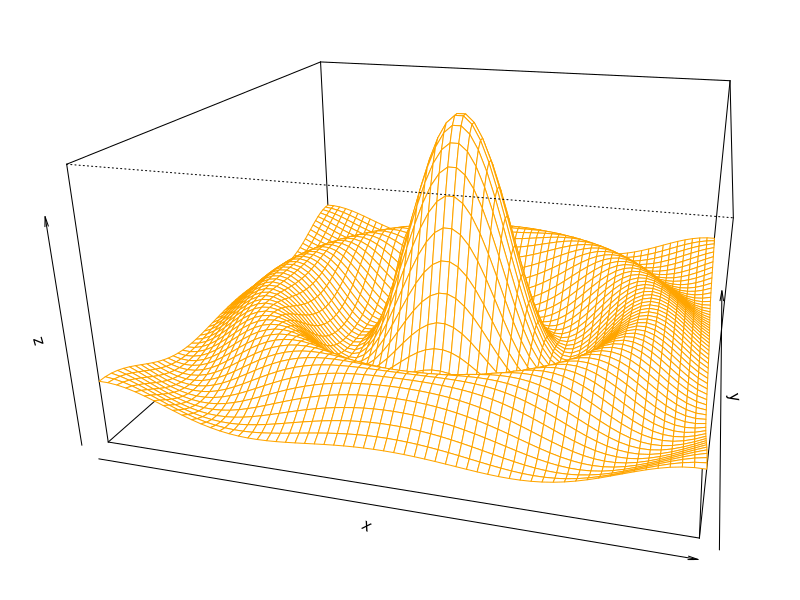

Recreate this plot in R. (Note: this script raises an error after producing the figure.)
testPersp = function(theta=120, phi = 20, expand = 0.5, col = 'White',
                        box = TRUE, border = 'orange', 
                        ticktype = 'simple', nticks = 5, ...) {
    x = seq(-10,10,length = 60)
    y = seq(-10,10,length = 60)
    f <- function(x, y) { r <- sqrt(x^2+y^2); 10 * sin(r)/r }
    z <- outer(x, y, f)
    z[is.na(z)] <- 1
    par(mar = c(2,2,2,2))
    trans <- persp(x, y, z, theta = theta, 
                   phi = phi, expand = expand, 
                   col = col, box = box, border = border, 
                   ticktype = ticktype, nticks = nticks, ...)
                   
    trans
}

echoTest = function(trans = trans) {
    plot = recordPlot()
    plotInfo = perInit(plot, trans = trans, newpage = TRUE)
    per(plot = plotInfo)
    grid.text('gird', x = unit(0.01, 'npc'), y = unit(0.9, 'npc'))
    perFinal()
}

## test on theta
	trans = testPersp(15)
	echoTest(trans)

	trans = testPersp(60)
	echoTest(trans)

	trans = testPersp(120)
	echoTest(trans)

	trans = testPersp(160)
	echoTest(trans)

	trans = testPersp(220)
	echoTest(trans)

	trans = testPersp(280)
	echoTest(trans)

	trans = testPersp(350)
	echoTest(trans)


## test on phi
	trans = testPersp(phi = 15)
	echoTest(trans)

	trans = testPersp(phi = 22.5)
	echoTest(trans)

	trans = testPersp(phi = 50)
	echoTest(trans)

	trans = testPersp(phi =80)
	echoTest(trans)

	trans = testPersp(phi = 120)
	echoTest(trans)

	trans = testPersp(phi =310)
	echoTest(trans)

	trans = testPersp(phi = 720)
	echoTest(trans)


## test on expand
	trans = testPersp(expand = 0.01)
	echoTest(trans)

	trans = testPersp(expand = 0.2)
	echoTest(trans)

	trans = testPersp(expand = 0.35)
	echoTest(trans)

	trans = testPersp(expand = 2)
	echoTest(trans)

	trans = testPersp(expand = 5)
	echoTest(trans)

	trans = testPersp(expand = 10)
	echoTest(trans)

	trans = testPersp(expand = 100)
	echoTest(trans)

## test on lim
	trans = testPersp(xlim = c(-5,5),col = 2)
	echoTest(trans)

	trans = testPersp(ylim = c(-5,5))
	echoTest(trans)

	trans = testPersp(zlim = c(-5,5))
	echoTest(trans)

## test on label
	trans = testPersp(xlab = 'xx', ylab = 'yy', zlab = 'zz')
	echoTest(trans)

## test on r
	trans = testPersp(r = 5)
	echoTest(trans)

	trans = testPersp(r = 10)
	echoTest(trans)

	trans = testPersp(r = 20)
	echoTest(trans)

##test on d
	trans = testPersp(d = 0.5)
	echoTest(trans)

	trans = testPersp(d = 0)
	echoTest(trans)

	trans = testPersp(d = 1)
	echoTest(trans)

## test on scale
	trans = testPersp(scale = FALSE)
	echoTest(trans)

	trans = testPersp(scale = TRUE)
	echoTest(trans)

## test on expand
	trans = testPersp(expand = 0.5)
	echoTest(trans)

	trans = testPersp(expand = 1)
	echoTest(trans)

	trans = testPersp(expand = 0.25)
	echoTest(trans)

	trans = testPersp(d = 2)
	echoTest(trans)

## test on col
	trans = testPersp(col = 1)
	echoTest(trans)

	trans = testPersp(col = 'blue')
	echoTest(trans)

	trans = testPersp(col = 1:5)
	echoTest(trans)

	trans = testPersp(col = 1:10)
	echoTest(trans)

	trans = testPersp(col = 1:100)
	echoTest(trans)

## test on border
	trans = testPersp(border = 1)
	echoTest(trans)

	trans = testPersp(border = 'brown')
	echoTest(trans)

	trans = testPersp(border = 5:6)
	echoTest(trans)

## test on axes
	trans = testPersp(axes = TRUE)
	echoTest(trans)

	trans = testPersp(axes = FALSE)
	echoTest(trans)

## if box = False then not drawing any axes even axes = TRUE
	trans = testPersp(box = FALSE, axes = TRUE)
	echoTest(trans)

	trans = testPersp(box = FALSE, axes = FALSE)
	echoTest(trans)

## test on ticktype
	trans = testPersp(ticktype = 'detail', axes = TRUE, box = FALSE)
	echoTest(trans)
